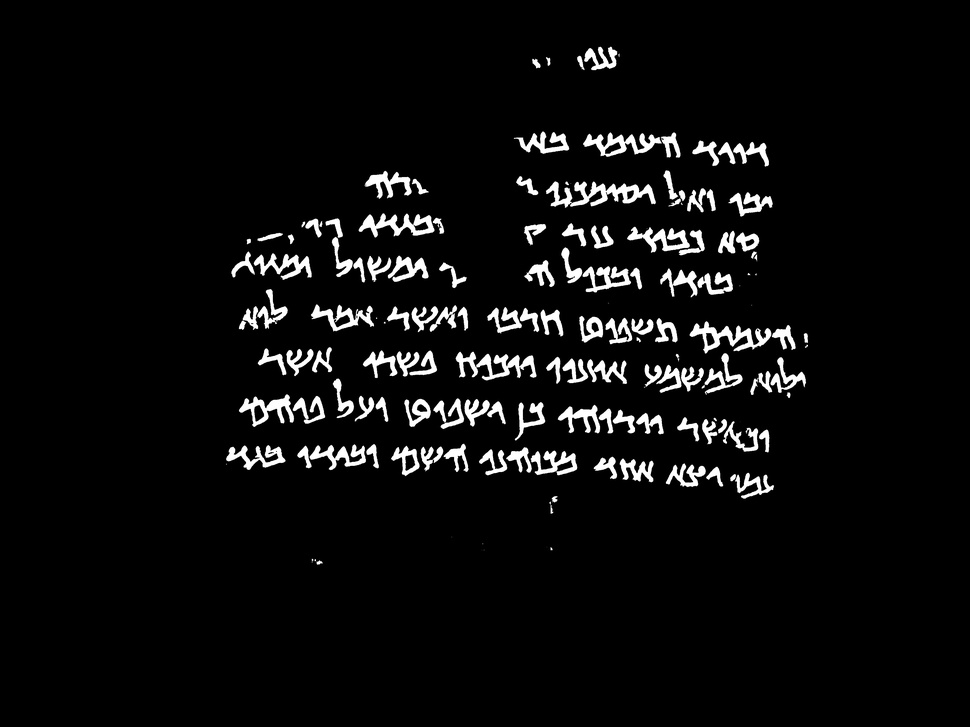
#> input picture MorphologicalOperationImages/Closing_Image_0.jpg, 970 x 727 px, shrunk from 3608 x 2706 before the run; its folder holds only this picture in this run
$ python -i ImageProcessing.py   (imports and definitions only)
#> lines starting #> are read from the running program, lines starting #| are printed output that depends on the picture; after the words box and inside, x2 and y2 are one past the last pixel; in counts of white or black regions, pixels touching at a corner belong together; long printed decimals are rounded
#> further down, picture is the input picture: shape (727, 970, 3); min 0, max 255, mean 12.3
# This code was accessed from the following GitHub: https://github.com/lcukerd/Suleman/tree/master
# We have used the code produced by Suleman et al. for extracting text lines from text

import cv2 as cv
import numpy as np
import math
import globalVar

from Processing import *
from ImageHandler import *
from GeometryProcessing import *
from matplotlib import pyplot as plt


def findComponents(image):
    edgyImg = cv.Canny(image, 50, 200, None, 3)
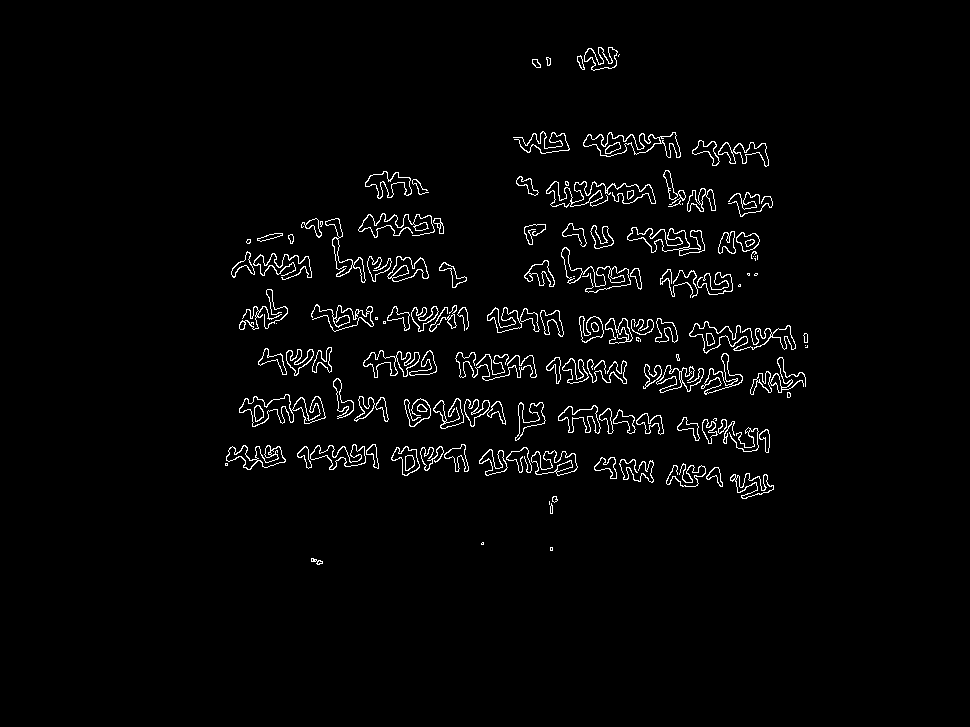
#> edgyImg: shape (727, 970); 2.5% white in thin lines or dots, all inside (x1, y1, x2, y2) = (225, 47, 808, 565)
    edgyColor = cv.cvtColor(edgyImg, cv.COLOR_GRAY2BGR)

    DemoImg = np.zeros_like(edgyColor);

    num_labels, labels, stats, centroids = cv.connectedComponentsWithStats(edgyImg);
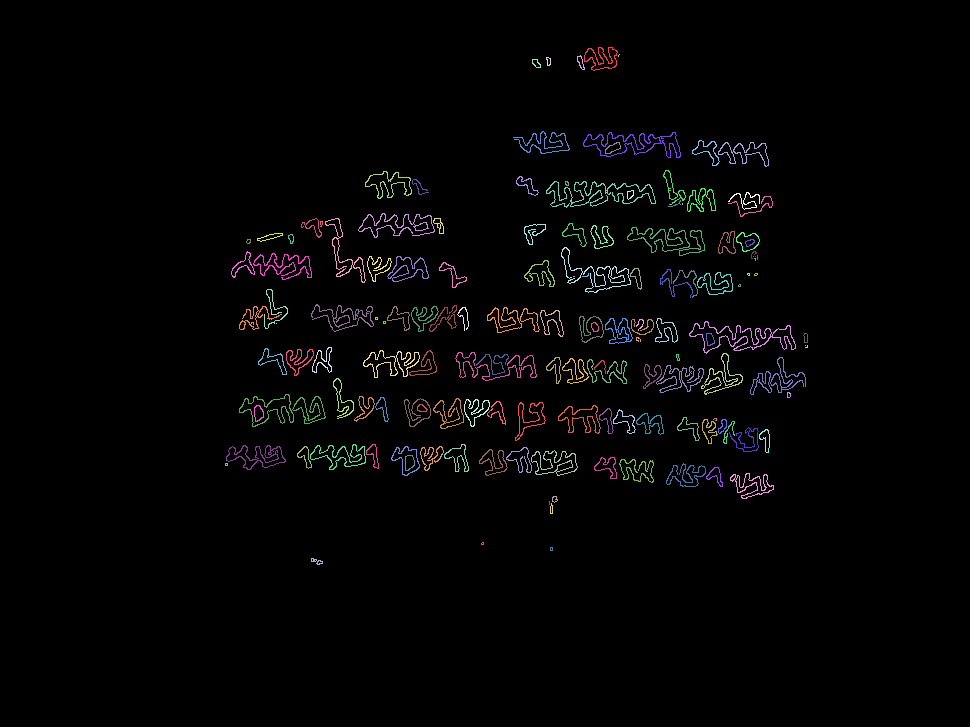
#> labels: shape (727, 970) int32; 145 distinct labels, from 0 to 144; one colour per label, 0 black
#> num_labels = 145; stats = 145 rows, first 6: [0, 0, 970, 727, 687792], [584, 47, 34, 24, 197], [577, 55, 8, 15, 38], [618, 54, 2, 3, 3], [546, 57, 5, 9, 23], [532, 59, 9, 9, 31]; centroids = 145 pairs, first value 226 to 806.4, second value 55 to 560.9
    avg_height = 0;
    for stat in stats:
        avg_height += stat[cv.CC_STAT_HEIGHT]
#> this loop made 145 passes
#> (stat, avg_height) on passes 1 to 12: ([0, 0, 970, 727, 687792], 727), ([584, 47, 34, 24, 197], 751), ([577, 55, 8, 15, 38], 766), ([618, 54, 2, 3, 3], 769), ([546, 57, 5, 9, 23], 778), ([532, 59, 9, 9, 31], 787), ([513, 131, 57, 23, 252], 810), ([583, 132, 98, 26, 439], 836), ([692, 140, 28, 26, 118], 862), ([605, 142, 16, 12, 47], 874), ([718, 142, 51, 25, 229], 899), ([365, 171, 47, 28, 223], 927)
#> after the loop, avg_height = 3587
    avg_height /= num_labels
#> avg_height = 24.74
    print("Found " + str(num_labels) + " components with height " + str(avg_height) + " in image")
#| Found 145 components with height 24.738 in image

    if centroids is not None:
        for centroid in centroids:
            DemoImg[int(centroid[1]), int(centroid[0])] = [255, 255, 255]
#> this loop made 145 passes
#> centroid on passes 1 to 12: [483.3, 363.9], [601.1, 57.78], [580.4, 62.21], [618.3, 55], [548.1, 60.91], [535.9, 62.97], [542.9, 142.3], [634.9, 143.1], [707.5, 150.8], [612.2, 147.7], [743.6, 152.2], [388.8, 184.2]
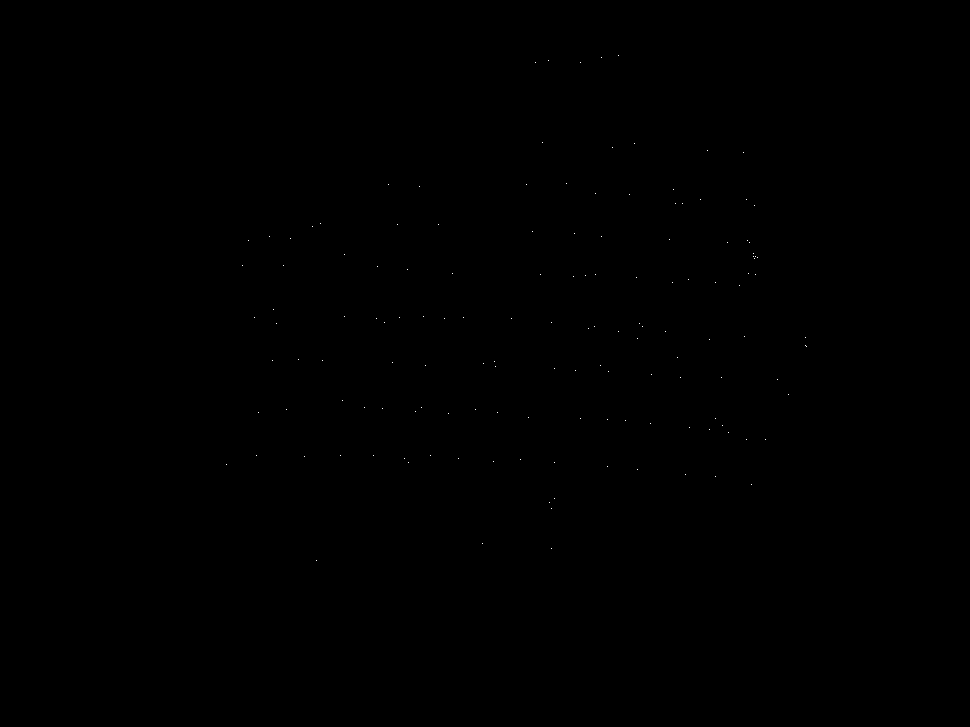
#> DemoImg: shape (727, 970, 3); 0.02% white in thin lines or dots, all inside (x1, y1, x2, y2) = (226, 55, 807, 561)

    plt.imshow(DemoImg)
    plt.show()

    return (labels, avg_height, centroids, DemoImg, stats)


# [59 lines left out: functions findHoughLines, houghDomainValidation, not called in this run]


def checkGlobal():
    print(globalVar.checkmsg)

>>> import cv2
>>> picture = cv2.imread('MorphologicalOperationImages/Closing_Image_0.jpg')
>>> result = findComponents(picture)
#> result = 5 items
